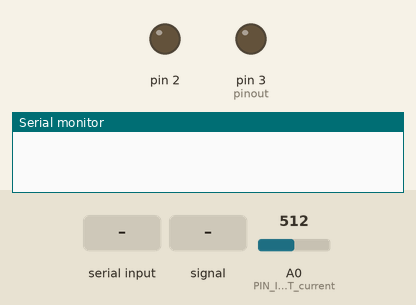
This sketch was run on a simulated Arduino Uno, built with avr-gcc and run on an emulated ATmega328P. Parts: output pins drawn as LEDs (lit = HIGH), the last lines printed to the serial monitor. Inputs (shaded band) come from the test bench; at power-on: A0 (PIN_INPUT_current) = 512.

Above: at 0.9 s.
1.0 s: "90,45,200,10,150,30\n" received over Serial
At 3.8 s:
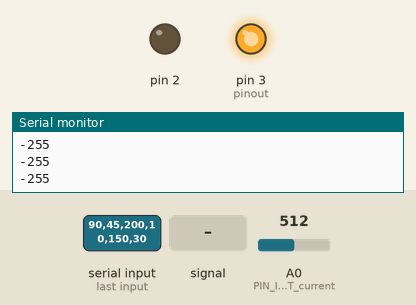
4.0 s: A0 (PIN_INPUT_current) fed a 200 Hz sine of ±81 counts around its level
5.5 s: "90,45,200\n" received over Serial
7.0 s: A0 (PIN_INPUT_current) set to 306
Timing chart, 0 to 9.5 s (numbered marks = the images above; inputs shaded):
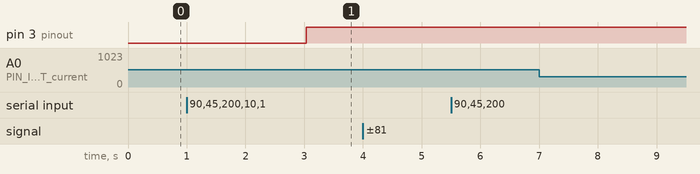

The sketch:

chargecontroller_with_swtooth.ino
```cpp
#include <PID_v1.h>
#define PIN_INPUT_current 0
#define PIN_INPUT_voltage 1
float r1 =30000;
float r2 = 7500;
float userinputvoltage;
double userinputcurrent;
double Setpoint, Input, Output;
float aggKp = .11, aggKi = .01, aggKd=0;
float consKp = .1, consKi = 0.01, consKd=0;
float Switch;
PID myPID(&Input, &Output, &Setpoint, consKp, consKi, consKd, DIRECT);
int pinout =3;
float amp,frq,c,i,d;


void setup()
{
  Serial.begin(9600);
 while(Serial.available()==0);
  aggKp = Serial.parseFloat();
  aggKi = Serial.parseFloat();
  consKp = Serial.parseFloat();
  consKi = Serial.parseFloat();
  userinputcurrent = Serial.parseFloat();
  Switch =Serial.parseFloat();
  amp = Serial.parseFloat();
  frq = Serial.parseFloat();
  Input = analogRead(PIN_INPUT_current);
  pinMode(pinout, OUTPUT);
  pinMode(2, OUTPUT);
  digitalWrite(2, LOW);
  Setpoint = ((2.5 - (( userinputcurrent/1000.0)*.085))/0.0048);
   myPID.SetMode(AUTOMATIC);

}

void loop() {
  amp = amp+1;
  for ( i =0; i<amp; i++)
  {
    d = frq/amp;
    c = d*i;
  unsigned int x=0;
float AcsValue=0.0,Samples=0.0,AvgAcs=0.0,AcsValueF=0.0;

  for (int x = 0; x < 150; x++)
  { //Get 150 samples
  AcsValue = analogRead(A0);
  Samples = Samples + AcsValue;
 }
AvgAcs=Samples/150;
AcsValueF = ((2.5 - (AvgAcs * (5.0 / 1024.0)) )/0.085)*1000;
 Input = analogRead(PIN_INPUT_current);
  double gap = abs(Setpoint-Input); //distance away from setpoint
  if (gap < 10)
  {  //we're close to setpoint, use conservative tuning parameters
    myPID.SetTunings(consKp, consKi, consKd);
  }
  else
  {
     //we're far from setpoint, use aggressive tuning parameters
     myPID.SetTunings(aggKp, aggKi, aggKd);
  }
    myPID.Compute();
    int finalvalue = c - Output;

    if(finalvalue < 0)
    {
      digitalWrite(pinout, HIGH);
    }
    else if(finalvalue > 0)
    {
      digitalWrite(pinout, LOW);
    }

    Serial.println(finalvalue);

    //Serial.println(Output);//Serial.println(gap);
    //delay(1000);

}
}
```

Measured:
- after the input at 1.0 s, pin 3 (pinout): LOW → HIGH after 2.0 s
